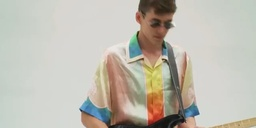
#> input picture data/LF052.jpg, 256 x 128 px, shrunk from 640 x 320 before the run
$ jupyter execute tvid.ipynb
#> lines starting #> are read from the running program, lines starting #| are printed output that depends on the picture
# TVID
Bonzi Théo Image 2024

# Import

[cell 1]
import numpy as np
import matplotlib.pyplot as plt
from PIL import Image
import os
from tqdm import tqdm
import time

[cell 2]
def load_images(img1_path, img2_path):
#> called with img1_path = './data/LF052.jpg', img2_path = './data/LF054.jpg'
    F1 = Image.open(img1_path, mode='r', formats=None)
#> F1 is the input picture: PIL image 256x128 RGB; mean R, G, B 191.2, 187.4, 176.8
    F2 = Image.open(img2_path, mode='r', formats=None)
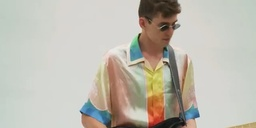
#> input picture data/LF054.jpg, 256 x 128 px, shrunk from 640 x 320 before the run
#> F2 is the input picture: PIL image 256x128 RGB; mean R, G, B 190.4, 186.7, 176.2
    F1_grey = Image.open(img1_path, mode='r', formats=None).convert('L')
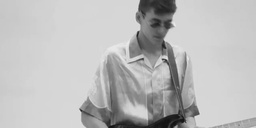
#> F1_grey: PIL image 256x128 L; min 16, max 236, mean 187.4
    F2_grey = Image.open(img2_path, mode='r', formats=None).convert('L')
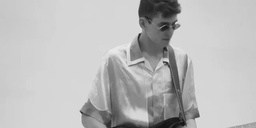
#> F2_grey: PIL image 256x128 L; min 16, max 235, mean 186.6

    return F1, F2, F1_grey, F2_grey

[cell 3]
dir_path = './data/'
img_1 = os.path.join(dir_path, 'LF052.jpg')
img_2 = os.path.join(dir_path, 'LF054.jpg')

F1, F2, F1_grey, F2_grey = load_images(img1_path=img_1, img2_path=img_2)

[cell 4]
def plot_images(img1, img2):
    plt.figure(figsize=(20, 20))

    plt.subplot(1, 2, 1)
    plt.title('Image 1')
    plt.imshow(img1)
    plt.axis('off')

    plt.subplot(1, 2, 2)
    plt.title('Image 2')
    plt.imshow(img2)
    plt.axis('off')

[cell 5]
plot_images(F1, F2)
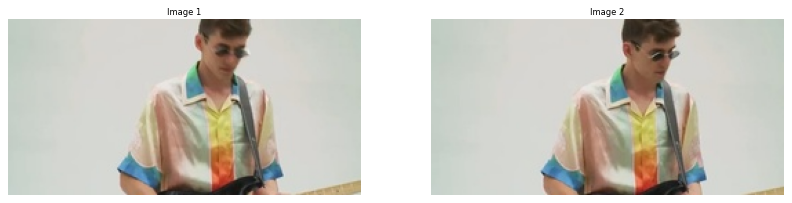
#> figure drawn by matplotlib, 2 panels

[cell 6]
def image_to_float(img_1, img_2, img_grey_1, img_grey_2):
    f1 = np.asarray(img_1)
    f2 = np.asarray(img_2)
    f1_grey = np.asarray(img_grey_1) / 255
    f2_grey = np.asarray(img_grey_2) / 255

    return f1, f2, f1_grey, f2_grey

[cell 7]
f1, f2, f1_grey, f2_grey = image_to_float(img_1=F1, img_2=F2, img_grey_1=F1_grey, img_grey_2=F2_grey)

# (A) Partant de deux frames F1 et F2 où F2 succède à F1 dans le temps, estimez par une méthode pixel-wise les vecteurs de mouvements des pixels de la frame F1 vers F2 (en admettant l’hypothèse de l’intensité constante).

[cell 8]
def pixelwise_motion_vector(f1, f2, x, y, radius):
    """
    Calculate the motion vector for a pixel located at (x, y) by finding the best match within a window.

    Parameters:
    f1 (numpy.ndarray): The grayscale image at time t.
    f2 (numpy.ndarray): The grayscale image at time t+1.
    x (int): The x-coordinate of the pixel.
    y (int): The y-coordinate of the pixel.
    radius (int): The radius of the search window.

    Returns:
    tuple: The motion vector (delta_x, delta_y) representing the displacement.
    """
    # Create a window around the pixel in the first frame
    window_f1 = np.full((2*radius+1, 2*radius+1), f1[y, x])
    # Extract the corresponding window in the second frame
    window_f2 = f2[y-radius:y+radius+1, x-radius:x+radius+1]

    # Compute the difference between the two windows
    diff = np.abs(window_f2 - window_f1)
    # Find the position of the minimum difference
    miny, minx = np.unravel_index(np.argmin(diff, axis=None), diff.shape)

    # Calculate the motion vector
    # The displacement is negative because we're finding the match moving from f2 back to f1
    return -miny, -minx

[cell 9]
def display_motion_vectors(v1, v2, step, radius, width, height, image, function_name):
    """
    Display motion vectors on the image using quiver plot.

    Parameters:
    v1 (list): The list of x-components of motion vectors.
    v2 (list): The list of y-components of motion vectors.
    step (int): The step size between pixels in the computation grid.
    width (int): The width of the image.
    height (int): The height of the image.
    image (numpy.ndarray): The image on which to overlay the motion vectors.
    function_name (str): The name of the vector computation function.
    """
    # Generate a grid of points at which vectors will be displayed
    x = np.arange(radius, width - radius, step)
    y = np.arange(radius, height - radius, step)
    X, Y = np.meshgrid(x, y)

    # Reshape the motion vectors for display
    sh1, sh2 = X.shape
    V1 = np.array(v1, dtype=float).reshape((sh2, sh1))
    V2 = np.array(v2, dtype=float).reshape((sh2, sh1))

    # Set up the plot
    fig, ax = plt.subplots(figsize=(10, 7))
    plt.imshow(image, cmap='gray')
    plt.title(function_name)
    plt.axis('off')

    # Plot the motion vectors
    ax.quiver(X, Y, V1, V2)
    plt.show()

[cell 10]
def compute_motion_vectors(img1_gray, img2_gray, display_img, width, height, radius, step, vector_function, display=False, verbose=False):
    """
    Compute and optionally display motion vectors for each pixel in the image.

    Parameters:
    img1_gray (numpy.ndarray): The first grayscale image.
    img2_gray (numpy.ndarray): The second grayscale image.
    display_img (numpy.ndarray): The image on which to display motion vectors.
    width (int): The width of the images.
    height (int): The height of the images.
    radius (int): The radius of the window for vector computation.
    step (int): The step size between pixels in the computation grid.
    vector_function (function): The function to compute motion vectors.
    display (bool): If True, display the motion vectors.
    verbose (bool): If True, display progress information.

    Returns:
    tuple: Two lists containing the x and y components of the motion vectors.
    """
    start_time = time.time()
    if verbose:
        print('*** Start Compute Vector ***')

    # Initialize lists to store the motion vectors
    v1, v2 = [], []

    if verbose:
        print(f'==> Function: {vector_function.__name__}')

    # Iterate over each pixel in the grid
    for i in tqdm(range(radius, height-radius, step), disable=(not verbose)):
        for j in range(radius, width-radius, step):
            # Compute the motion vector for the current pixel
            motion_vector = vector_function(img1_gray, img2_gray, j, i, radius)
            v1.append(motion_vector[0])
            v2.append(motion_vector[1])

    if verbose:
        print(f'==> End | Time: {time.time() - start_time:.2f} seconds')

    # If requested, display the motion vectors on the image
    if display:
        display_motion_vectors(v1, v2, step, radius, width, height, display_img, vector_function.__name__)

    return v1, v2

[cell 11]
radius = 5
step = 5
width, height = F1.width, F1.height
#> width = 256; height = 128
V1, V2 = compute_motion_vectors(f1_grey, f2_grey, F1, width, height, radius, step, pixelwise_motion_vector, display=True, verbose=True)
#> the loop in compute_motion_vectors, `for i in tqdm(range(radius, height-radius, step), disable=(not verbose..` made 24 passes
#> in display_motion_vectors, `V1 = np.array(v1, dtype=float).reshape((sh2, sh1))`:
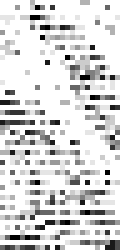
#> V1: shape (50, 24) float64 (shown 5 times larger); min -10, max 0, mean -1.59; drawn with min black and max white
#> in display_motion_vectors, `V2 = np.array(v2, dtype=float).reshape((sh2, sh1))`:
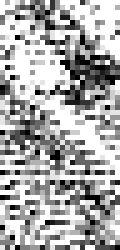
#> V2: shape (50, 24) float64 (shown 5 times larger); min -10, max 0, mean -3.29; drawn with min black and max white
#> in display_motion_vectors, `ax.quiver(X, Y, V1, V2)`:
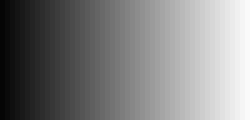
#> X: shape (24, 50) int64 (shown 5 times larger); min 5, max 250, mean 127.5

Dans la première question, nous avons utilisé une méthode pixel par pixel pour calculer le vecteur de mouvement. Cette méthode prend en compte chaque pixel individuellement et cherche le meilleur pixel correspondant dans une fenêtre autour du pixel cible de la première image dans la deuxième image.
Cela peut produire un champ de vecteurs bruité car chaque pixel est considéré indépendamment ce qui peut mener à des variations dans le mouvement.

# (B) Refaire cette même estimation par blocs (BMA) pour différentes tailles de blocs.

[cell 12]
def blockwise_motion_vector(img1, img2, x, y, radius):
    """
    Compute the motion vector for a block centered at (x, y) by finding the block
    in img2 that minimizes the Displaced Frame Difference (DFD) with the block in img1.

    Parameters:
    img1 (numpy.ndarray): The first grayscale image.
    img2 (numpy.ndarray): The second grayscale image.
    x (int): The x-coordinate of the center of the block.
    y (int): The y-coordinate of the center of the block.
    radius (int): The radius of the block.

    Returns:
    tuple: The motion vector (a_x, a_y) minimizing the DFD for the current block.
    """
    # Initialize the minimum DFD to infinity and motion vector to (0, 0)
    min_dfd = np.inf
    motion_vector = (0, 0)

    # Generate the search range with a step size of radius/2
    search_range = np.arange(-2*radius, 2*radius+1, radius//2)

    # Iterate over the search range to find the block that minimizes the DFD
    for i in search_range:
        for j in search_range:
            # Compute the DFD for the current displacement
            dfd = 0
            for t1 in range(-radius, radius):
                for t2 in range(-radius, radius):
                    y1, x1 = y + t1, x + t2
                    y2, x2 = y + i + t1, x + j + t2
                    # Ensure indices are within the image boundaries
                    if (0 <= y2 < img1.shape[0] and 0 <= x2 < img1.shape[1]):
                        dfd += np.abs(img2[y2, x2] - img1[y1, x1])

            # Update the minimum DFD and corresponding motion vector if needed
            if dfd < min_dfd:
                min_dfd = dfd
                motion_vector = (j, i)

    return motion_vector

[cell 13]
radius = 5
step = 10
width, height = F1.width, F1.height
V1, V2 = compute_motion_vectors(f1_grey, f2_grey, F1, width, height, radius, step, blockwise_motion_vector, display=True, verbose=True)
#> call 2 of display_motion_vectors, with step = 10, radius = 5, width = 256, height = 128, function_name = 'blockwise_motion_vector'
#> in display_motion_vectors (call 2), `plt.show()`:
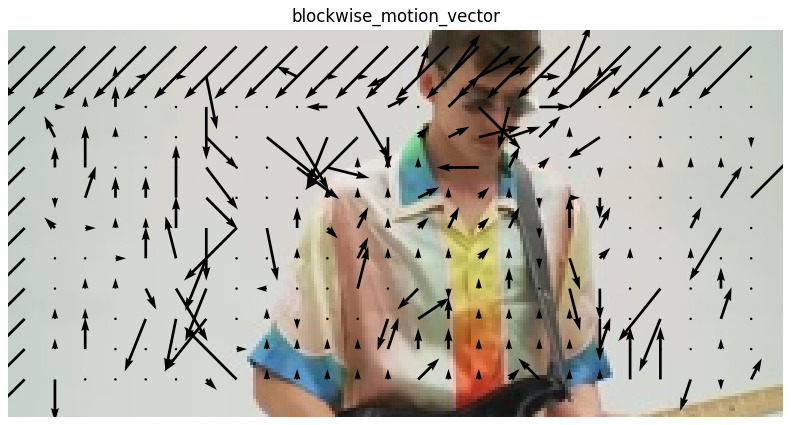
#> figure drawn by matplotlib, 1 panel

[cell 14]
radius = 10
step = 20
width, height = F1.width, F1.height
V1, V2 = compute_motion_vectors(f1_grey, f2_grey, F1, width, height, radius, step, blockwise_motion_vector, display=True, verbose=True)
#> call 3 of display_motion_vectors, with step = 20, radius = 10, width = 256, height = 128, function_name = 'blockwise_motion_vector'
#> in display_motion_vectors (call 3), `plt.show()`:
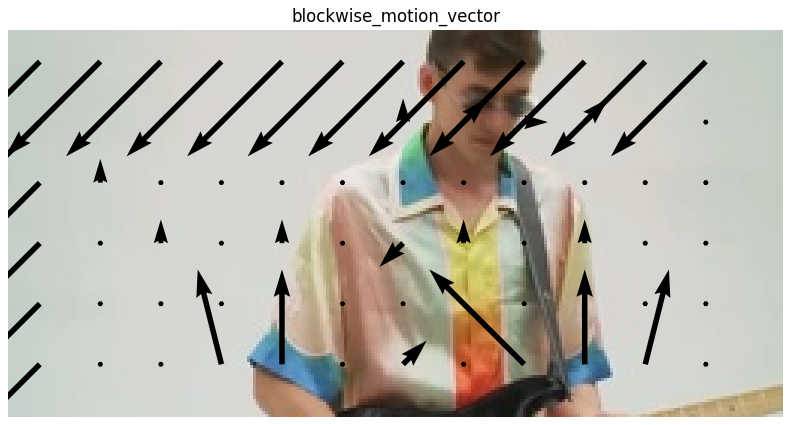
#> figure drawn by matplotlib, 1 panel

[cell 15]
radius = 20
step = 40
width, height = F1.width, F1.height
V1, V2 = compute_motion_vectors(f1_grey, f2_grey, F1, width, height, radius, step, blockwise_motion_vector, display=True, verbose=True)
#> call 4 of display_motion_vectors, with step = 40, radius = 20, width = 256, height = 128, function_name = 'blockwise_motion_vector'
#> in display_motion_vectors (call 4), `plt.show()`:
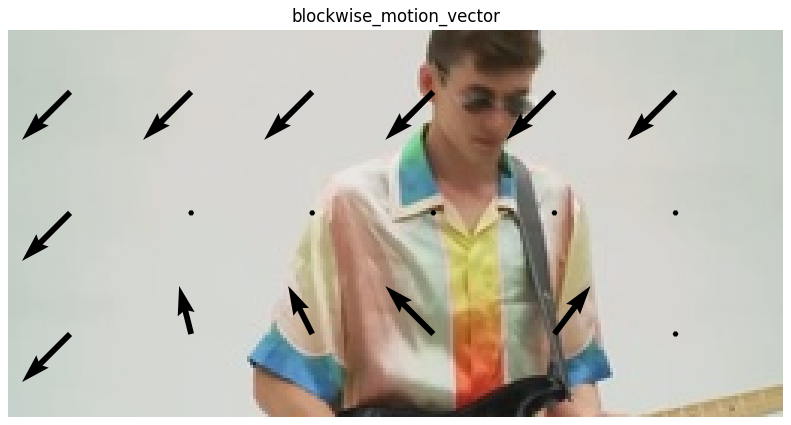
#> figure drawn by matplotlib, 1 panel
